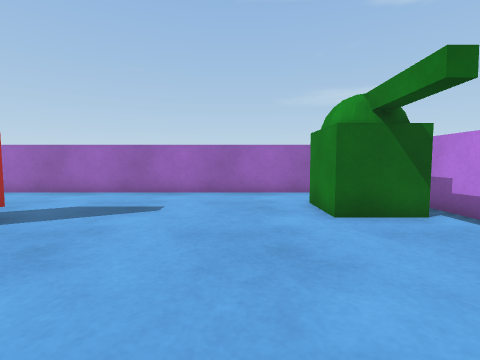
view 1 (above)

12 first-person views from a walk through a scene from a Unity 3-D project. The camera is 0.59 m above the floor, tilts 4° down and sees 85° across. The floor is counted in squares, 0.5 m on a side. Each view is taken from the middle of a square. On the plan, view 1 faces up. The plan holds only what a view shows up to about 12 squares ahead; the rest is blank.

view 2
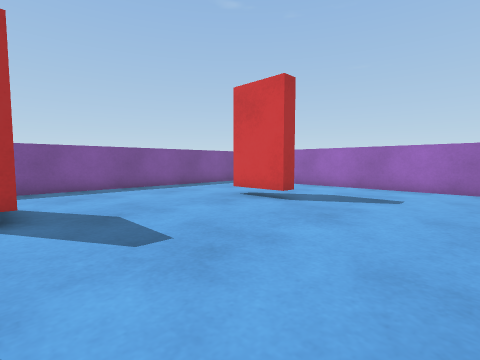

view 3
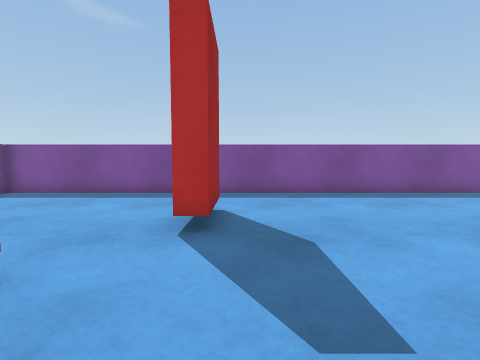

view 4
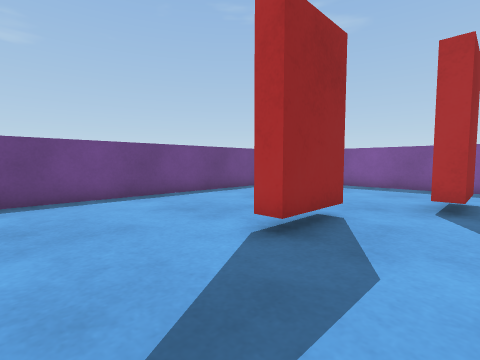

view 5
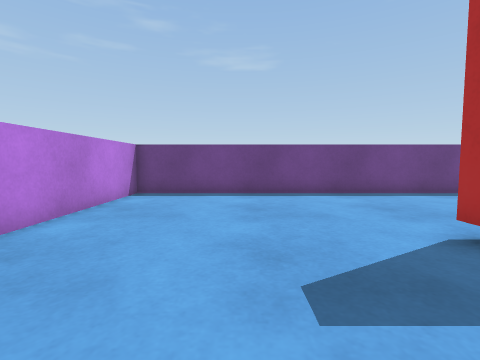

view 6
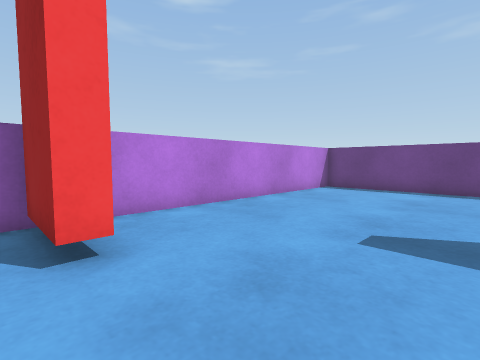

view 7
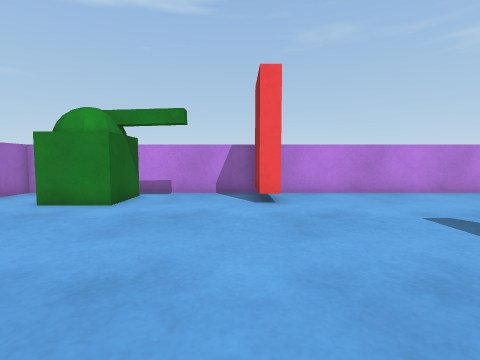

view 8
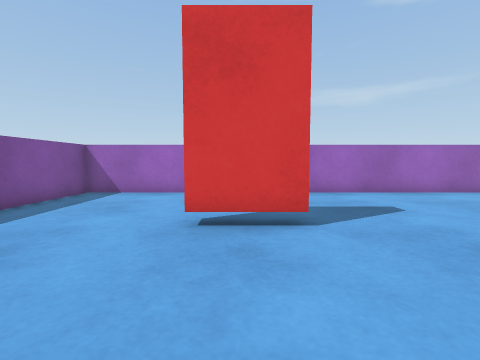

view 9
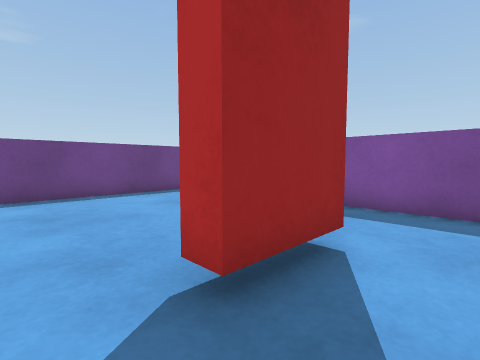

view 10
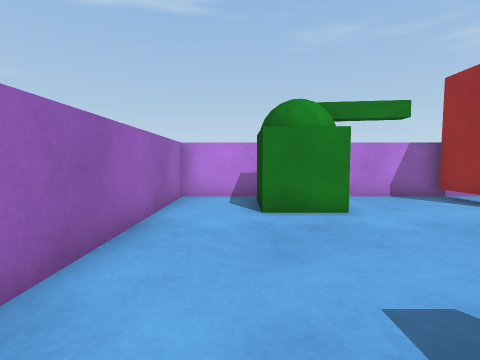

view 11
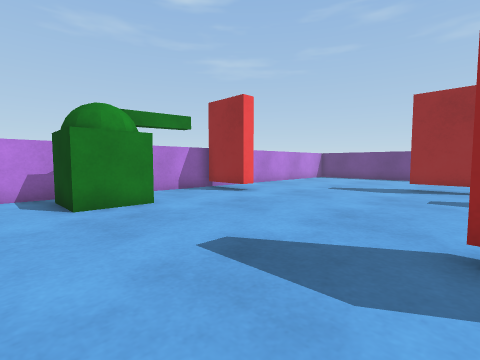

view 12
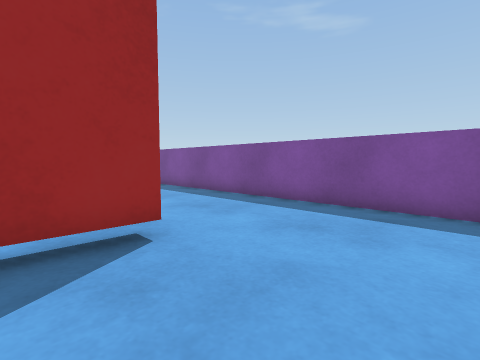

### Floor plan
Key: @ floor where view 1 was taken; # wall or solid block; . floor; T thing the floor can be seen under or through; O other object.
Columns run from 12 left of view 1 to 5 right of it. Each row starts with its distance up from view 1.
 10 ##################
  9 #................#
  8 #................#
  7 #.............OOO#
  6 #.............OOO#
  5 #.....TT.........#
  4 #................#
  3 #................#
  2 #................#
  1 #..............###
  0 #...........@....#
 -1 #................#
 -2 #...##...........#
 -3 #................#
 -4 #.......##.......#
 -5 #................#
 -6 #................#
 -7 #................#
 -8 #................#
 -9 #................#
-10 ##################

Where each view was taken, in squares from view 1:
view 1: 0 up, 0 right, facing up
view 2: 2 down, 0 right, facing up-left
view 3: 1 down, 2 left, facing left
view 4: 1 down, 1 right, facing down-left
view 5: 0 up, 1 right, facing down
view 6: 2 up, 1 left, facing down-right
view 7: 2 up, 5 left, facing right
view 8: 0 up, 6 left, facing up
view 9: 0 up, 5 left, facing down-left
view 10: 8 up, 4 left, facing right
view 11: 9 up, 5 left, facing down-right
view 12: 9 up, 5 left, facing down-left
